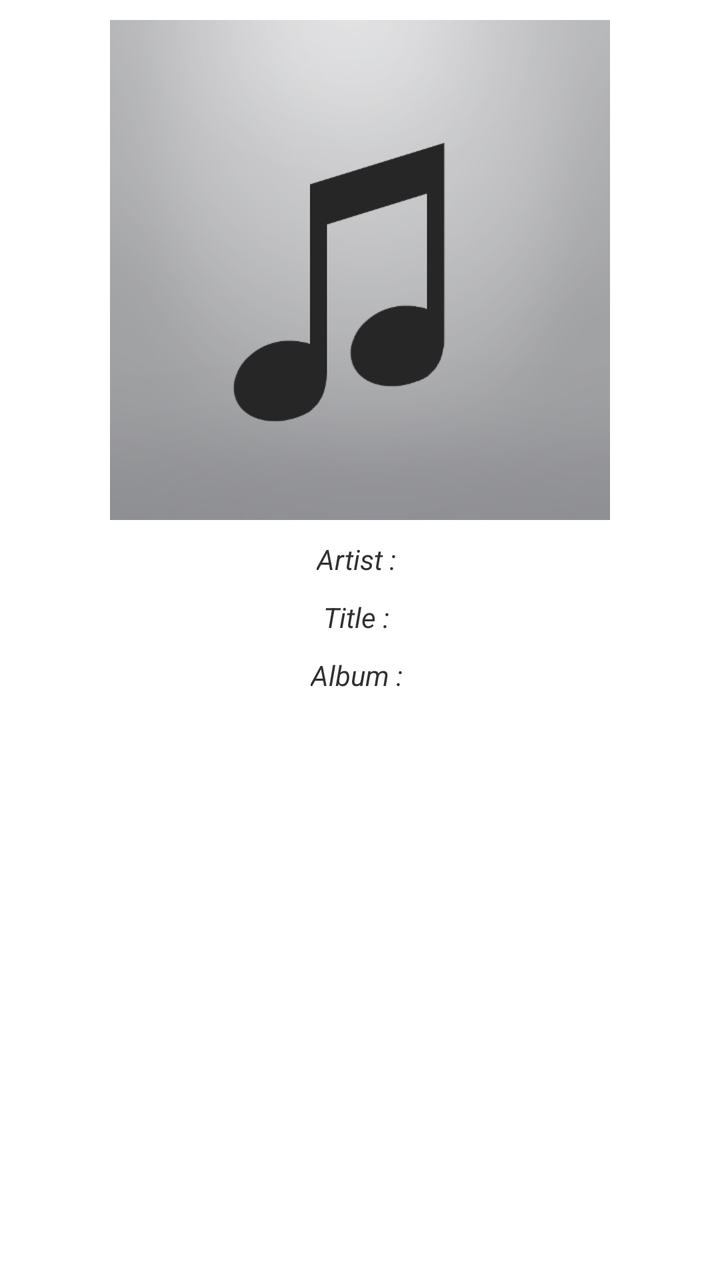
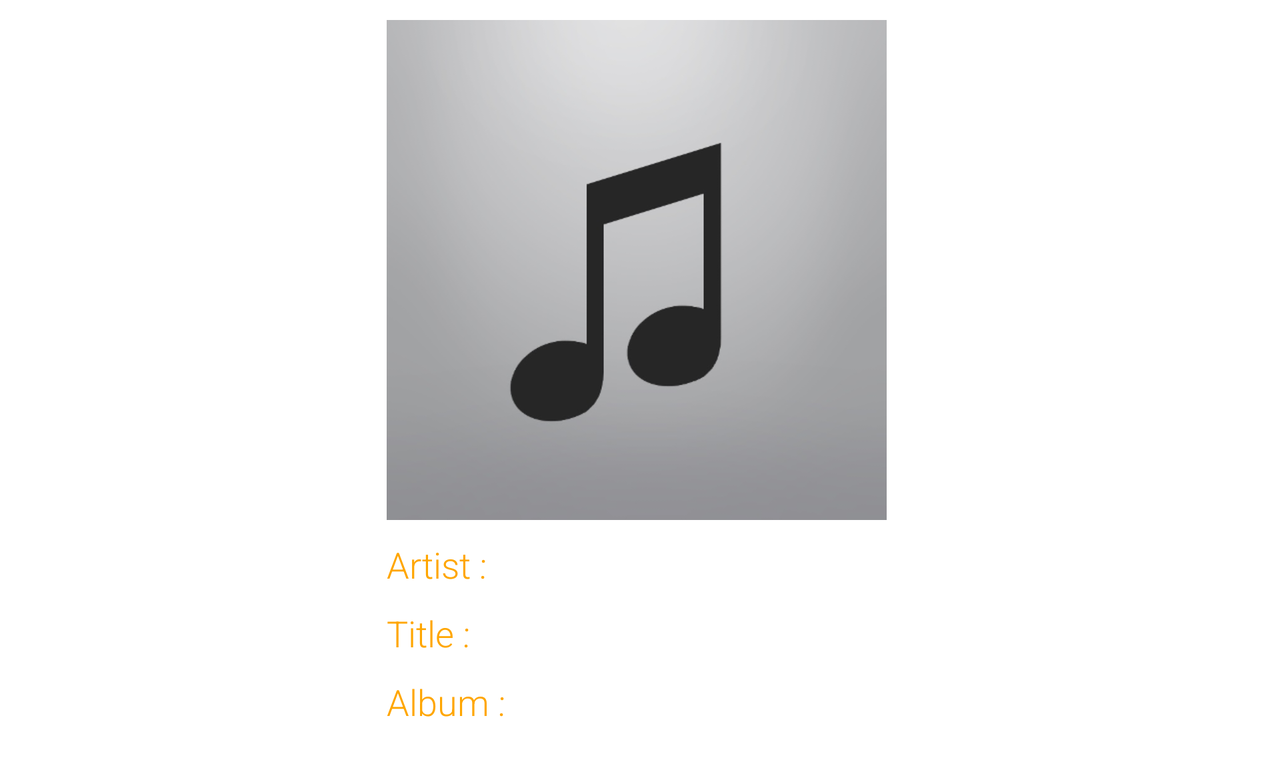

Two renders of one Android screen. The first uses the default layout on a phone; the second uses the alternative layout the repository ships for a different screen configuration, on a matching device. The two XML files are below.
<!-- AndroidManifest.xml: application theme AppTheme -->
<!-- res/layout/activity_song_results.xml -->
<ScrollView xmlns:android="http://schemas.android.com/apk/res/android"
    xmlns:tools="http://schemas.android.com/tools"
    android:layout_width="match_parent"
    android:layout_height="match_parent"
    android:fadeScrollbars="false"
    android:paddingBottom="10dp"
    android:paddingLeft="5dp"
    android:paddingRight="5dp"
    android:paddingTop="10dp"
    android:scrollbarThumbVertical="@drawable/custom_scrollbar"
    tools:context=".activities.SongResultsActivity" >

    <RelativeLayout
        android:layout_width="match_parent"
        android:layout_height="wrap_content" >

        <ImageView
            android:id="@+id/album_cover"
            android:layout_width="wrap_content"
            android:layout_height="wrap_content"
            android:layout_centerHorizontal="true"
            android:contentDescription="@string/cd_album_cover"
            android:scaleType="centerInside"
            android:src="@drawable/no_artwork" />

        <LinearLayout
            android:id="@+id/layout_detailsSong"
            android:layout_width="match_parent"
            android:layout_height="wrap_content"
            android:layout_below="@+id/album_cover"
            android:layout_marginBottom="10dp"
            android:layout_marginTop="10dp"
            android:orientation="vertical" >

            <LinearLayout
                android:id="@+id/layout_artist"
                android:layout_width="match_parent"
                android:layout_height="wrap_content"
                android:gravity="center"
                android:orientation="horizontal" >

                <TextView
                    android:id="@+id/l_artist"
                    android:layout_width="wrap_content"
                    android:layout_height="wrap_content"
                    android:text="@string/l_artist"
                    android:textAppearance="?android:attr/textAppearanceSmall"
                    android:textStyle="italic" />

                <TextView
                    android:id="@+id/artist"
                    android:layout_width="wrap_content"
                    android:layout_height="wrap_content" />
            </LinearLayout>

            <LinearLayout
                android:id="@+id/layout_title"
                android:layout_width="match_parent"
                android:layout_height="wrap_content"
                android:layout_marginTop="10dp"
                android:gravity="center"
                android:orientation="horizontal" >

                <TextView
                    android:id="@+id/l_title"
                    android:layout_width="wrap_content"
                    android:layout_height="wrap_content"
                    android:text="@string/l_title"
                    android:textAppearance="?android:attr/textAppearanceSmall"
                    android:textStyle="italic" />

                <TextView
                    android:id="@+id/title"
                    android:layout_width="wrap_content"
                    android:layout_height="wrap_content" />
            </LinearLayout>

            <LinearLayout
                android:id="@+id/layout_release_name"
                android:layout_width="match_parent"
                android:layout_height="wrap_content"
                android:layout_marginTop="10dp"
                android:gravity="center"
                android:orientation="horizontal" >

                <TextView
                    android:id="@+id/l_release_name"
                    android:layout_width="wrap_content"
                    android:layout_height="wrap_content"
                    android:text="@string/l_release_name"
                    android:textAppearance="?android:attr/textAppearanceSmall"
                    android:textStyle="italic" />

                <TextView
                    android:id="@+id/release_name"
                    android:layout_width="wrap_content"
                    android:layout_height="wrap_content" />
            </LinearLayout>
        </LinearLayout>

        <LinearLayout
            android:id="@+id/api_links"
            android:layout_width="match_parent"
            android:layout_height="wrap_content"
            android:layout_below="@id/layout_detailsSong"
            android:gravity="center"
            android:divider="@drawable/divider"
            android:orientation="vertical"
            android:showDividers="middle" >

            <ImageButton
                android:id="@+id/spotify_logo"
                android:layout_width="wrap_content"
                android:layout_height="wrap_content"
                android:background="@android:color/transparent"
                android:contentDescription="@string/cd_spotify_logo"
                android:src="@drawable/spotify_logo"
                android:visibility="gone" />

            <ImageButton
                android:id="@+id/deezer_logo"
                android:layout_width="wrap_content"
                android:layout_height="wrap_content"
                android:background="@android:color/transparent"
                android:contentDescription="@string/cd_deezer_logo"
                android:src="@drawable/deezer_logo"
                android:visibility="gone"/>

            <ImageButton
                android:id="@+id/whosampled_logo"
                android:layout_width="wrap_content"
                android:layout_height="wrap_content"
                android:background="@android:color/transparent"
                android:contentDescription="@string/cd_whosampled_logo"
                android:src="@drawable/whosampled_logo"
                android:visibility="gone" />
        </LinearLayout>
    </RelativeLayout>

</ScrollView>
<!-- resources referenced by this layout -->
<resources>
  <!-- drawable custom_scrollbar (drawable) -->
  <?xml version="1.0" encoding="utf-8"?>
  
  <shape xmlns:android="http://schemas.android.com/apk/res/android" >
  
      <solid android:color="#FFFFA600" />
  
      <corners android:radius="8dp" />
  
      <size android:width="3dp" />
  
      <padding
          android:left="5dp"
          android:right="0dp" />
  
  </shape>
  <!-- drawable deezer_logo: png bitmap (drawable-hdpi, 2733 bytes) -->
  <!-- drawable no_artwork: png bitmap (drawable, 22967 bytes) -->
  <!-- drawable spotify_logo: png bitmap (drawable-hdpi, 7922 bytes) -->
  <!-- drawable whosampled_logo: png bitmap (drawable-hdpi, 11178 bytes) -->
  <string name="cd_album_cover">album cover</string>
  <string name="cd_deezer_logo">logo deezer</string>
  <string name="cd_spotify_logo">logo spotify</string>
  <string name="cd_whosampled_logo">logo whosampled</string>
  <string name="l_artist">Artist : </string>
  <string name="l_release_name">Album : </string>
  <string name="l_title">Title : </string>
  <style name="AppTheme" parent="AppBaseTheme">
          
      </style>
  <!-- from res/values-v16/ -->
  <style name="AppBaseTheme" parent="android:Theme.Holo.Light.DarkActionBar">
          
      </style>
</resources>
<!-- res/layout-land/activity_song_results.xml (the repository's variant of the layout above) -->
<!-- drawn on the phone turned sideways -->
<ScrollView xmlns:android="http://schemas.android.com/apk/res/android"
    xmlns:tools="http://schemas.android.com/tools"
    android:layout_width="match_parent"
    android:layout_height="match_parent"
    android:fadeScrollbars="false"
    android:paddingBottom="10dp"
    android:paddingLeft="5dp"
    android:paddingRight="5dp"
    android:paddingTop="10dp"
    android:scrollbarThumbVertical="@drawable/custom_scrollbar"
    android:scrollbarStyle="insideInset"
    tools:context=".activities.SongResultsActivity" >

    <RelativeLayout
        android:layout_width="match_parent"
        android:layout_height="wrap_content" >

        <ImageView
            android:id="@+id/album_cover"
            android:layout_width="wrap_content"
            android:layout_height="wrap_content"
            android:layout_centerHorizontal="true"
            android:contentDescription="@string/cd_album_cover"
            android:scaleType="centerInside"
            android:src="@drawable/no_artwork" />

        <LinearLayout
            android:id="@+id/layout_detailsSong"
            android:layout_width="match_parent"
            android:layout_height="wrap_content"
            android:layout_alignLeft="@id/album_cover"
            android:layout_below="@+id/album_cover"
            android:layout_marginBottom="10dp"
            android:layout_marginTop="10dp"
            android:orientation="vertical" >

            <LinearLayout
                android:id="@+id/layout_artist"
                android:layout_width="match_parent"
                android:layout_height="wrap_content"
                android:orientation="horizontal" >

                <TextView
                    android:id="@+id/l_artist"
                    android:layout_width="wrap_content"
                    android:layout_height="wrap_content"
                    android:text="@string/l_artist"
                    android:textAppearance="@style/details_song_appearance"
                    android:textColor="#FFFFA600" />

                <TextView
                    android:id="@+id/artist"
                    android:layout_width="wrap_content"
                    android:layout_height="wrap_content"
                    android:textAppearance="@style/details_song_appearance" />
            </LinearLayout>

            <LinearLayout
                android:id="@+id/layout_title"
                android:layout_width="match_parent"
                android:layout_height="wrap_content"
                android:layout_marginTop="10dp"
                android:orientation="horizontal" >

                <TextView
                    android:id="@+id/l_title"
                    android:layout_width="wrap_content"
                    android:layout_height="wrap_content"
                    android:text="@string/l_title"
                    android:textAppearance="@style/details_song_appearance"
                    android:textColor="#FFFFA600" />

                <TextView
                    android:id="@+id/title"
                    android:layout_width="wrap_content"
                    android:layout_height="wrap_content"
                    android:textAppearance="@style/details_song_appearance" />
            </LinearLayout>

            <LinearLayout
                android:id="@+id/layout_release_name"
                android:layout_width="match_parent"
                android:layout_height="wrap_content"
                android:layout_marginTop="10dp"
                android:orientation="horizontal" >

                <TextView
                    android:id="@+id/l_release_name"
                    android:layout_width="wrap_content"
                    android:layout_height="wrap_content"
                    android:text="@string/l_release_name"
                    android:textAppearance="@style/details_song_appearance"
                    android:textColor="#FFFFA600" />

                <TextView
                    android:id="@+id/release_name"
                    android:layout_width="wrap_content"
                    android:layout_height="wrap_content"
                    android:textAppearance="@style/details_song_appearance" />
            </LinearLayout>
        </LinearLayout>

        <LinearLayout
            android:id="@+id/api_links"
            android:layout_width="match_parent"
            android:layout_height="wrap_content"
            android:layout_below="@id/layout_detailsSong"
            android:divider="@drawable/divider_horizontal"
            android:gravity="center"
            android:orientation="horizontal"
            android:showDividers="middle" >

            <ImageButton
                android:id="@+id/spotify_logo"
                android:layout_width="wrap_content"
                android:layout_height="wrap_content"
                android:background="@android:color/transparent"
                android:contentDescription="@string/cd_spotify_logo"
                android:src="@drawable/spotify_logo"
                android:visibility="gone" />

            <ImageButton
                android:id="@+id/deezer_logo"
                android:layout_width="wrap_content"
                android:layout_height="wrap_content"
                android:background="@android:color/transparent"
                android:contentDescription="@string/cd_deezer_logo"
                android:src="@drawable/deezer_logo"
                android:visibility="gone" />

            <ImageButton
                android:id="@+id/whosampled_logo"
                android:layout_width="wrap_content"
                android:layout_height="wrap_content"
                android:background="@android:color/transparent"
                android:contentDescription="@string/cd_whosampled_logo"
                android:src="@drawable/whosampled_logo"
                android:visibility="gone" />
        </LinearLayout>
    </RelativeLayout>

</ScrollView>
<!-- resources referenced by the variant -->
<!-- as the phone turned sideways resolves them -->
<resources>
  <!-- drawable custom_scrollbar (drawable) -->
  <?xml version="1.0" encoding="utf-8"?>
  
  <shape xmlns:android="http://schemas.android.com/apk/res/android" >
  
      <solid android:color="#FFFFA600" />
  
      <corners android:radius="8dp" />
  
      <size android:width="3dp" />
  
      <padding
          android:left="5dp"
          android:right="0dp" />
  
  </shape>
  <!-- drawable deezer_logo: png bitmap (drawable-hdpi, 2733 bytes) -->
  <!-- drawable divider_horizontal (drawable) -->
  <?xml version="1.0" encoding="utf-8"?>
  
  <shape xmlns:android="http://schemas.android.com/apk/res/android" >
  
      <size android:width="10dp" />
      <solid android:color="@android:color/transparent" />
  
  </shape>
  <!-- drawable no_artwork: png bitmap (drawable, 22967 bytes) -->
  <!-- drawable spotify_logo: png bitmap (drawable-hdpi, 7922 bytes) -->
  <!-- drawable whosampled_logo: png bitmap (drawable-hdpi, 11178 bytes) -->
  <string name="cd_album_cover">album cover</string>
  <string name="cd_deezer_logo">logo deezer</string>
  <string name="cd_spotify_logo">logo spotify</string>
  <string name="cd_whosampled_logo">logo whosampled</string>
  <string name="l_artist">Artist : </string>
  <string name="l_release_name">Album : </string>
  <string name="l_title">Title : </string>
  <!-- from res/values-v16/ -->
  <style name="details_song_appearance" parent="@android:style/TextAppearance.Medium">
          <item name="android:textColor">@android:color/black</item>
          <item name="android:fontFamily">sans-serif-light</item>
      </style>
  <style name="AppTheme" parent="AppBaseTheme">
          
      </style>
  <!-- from res/values-v16/ -->
  <style name="AppBaseTheme" parent="android:Theme.Holo.Light.DarkActionBar">
          
      </style>
</resources>
